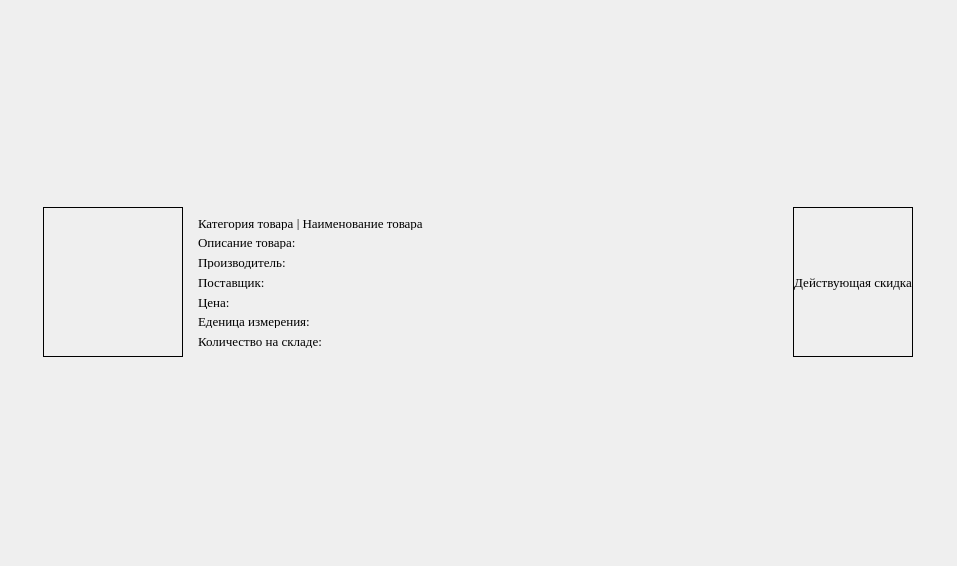
<?xml version="1.0" encoding="UTF-8"?>
<ui version="4.0">
 <class>Form</class>
 <widget class="QWidget" name="Form">
  <property name="geometry">
   <rect>
    <x>0</x>
    <y>0</y>
    <width>957</width>
    <height>566</height>
   </rect>
  </property>
  <property name="windowTitle">
   <string>Form</string>
  </property>
  <layout class="QGridLayout" name="gridLayout_2">
   <item row="0" column="0">
    <widget class="QWidget" name="widget_7" native="true">
     <property name="minimumSize">
      <size>
       <width>900</width>
       <height>180</height>
      </size>
     </property>
     <property name="maximumSize">
      <size>
       <width>900</width>
       <height>181</height>
      </size>
     </property>
     <property name="styleSheet">
      <string notr="true">	border: 1px solid black; 
QWidget#widget_product {
	padding: 10px;
}
</string>
     </property>
     <layout class="QHBoxLayout" name="horizontalLayout">
      <property name="leftMargin">
       <number>15</number>
      </property>
      <property name="topMargin">
       <number>15</number>
      </property>
      <property name="rightMargin">
       <number>15</number>
      </property>
      <property name="bottomMargin">
       <number>15</number>
      </property>
      <item>
       <widget class="QLabel" name="photo_10">
        <property name="enabled">
         <bool>true</bool>
        </property>
        <property name="sizePolicy">
         <sizepolicy hsizetype="Minimum" vsizetype="Minimum">
          <horstretch>0</horstretch>
          <verstretch>0</verstretch>
         </sizepolicy>
        </property>
        <property name="minimumSize">
         <size>
          <width>140</width>
          <height>150</height>
         </size>
        </property>
        <property name="maximumSize">
         <size>
          <width>140</width>
          <height>150</height>
         </size>
        </property>
        <property name="styleSheet">
         <string notr="true">
border: 1px solid black;
</string>
        </property>
        <property name="text">
         <string/>
        </property>
        <property name="pixmap">
         <pixmap>../Desktop/import/1.jpg</pixmap>
        </property>
        <property name="scaledContents">
         <bool>false</bool>
        </property>
       </widget>
      </item>
      <item>
       <widget class="QWidget" name="widget_8" native="true">
        <property name="sizePolicy">
         <sizepolicy hsizetype="Expanding" vsizetype="Preferred">
          <horstretch>0</horstretch>
          <verstretch>150</verstretch>
         </sizepolicy>
        </property>
        <property name="minimumSize">
         <size>
          <width>0</width>
          <height>150</height>
         </size>
        </property>
        <property name="maximumSize">
         <size>
          <width>16777215</width>
          <height>150</height>
         </size>
        </property>
        <property name="styleSheet">
         <string notr="true">QWidget#widget8 padding: 5px</string>
        </property>
        <layout class="QGridLayout" name="gridLayout">
         <item row="0" column="0">
          <layout class="QVBoxLayout" name="verticalLayout_18">
           <item>
            <widget class="QLabel" name="label_15">
             <property name="sizePolicy">
              <sizepolicy hsizetype="Preferred" vsizetype="Preferred">
               <horstretch>0</horstretch>
               <verstretch>10</verstretch>
              </sizepolicy>
             </property>
             <property name="minimumSize">
              <size>
               <width>0</width>
               <height>13</height>
              </size>
             </property>
             <property name="font">
              <font>
               <family>Times New Roman</family>
               <pointsize>10</pointsize>
              </font>
             </property>
             <property name="styleSheet">
              <string notr="true">
border: 0px solid black;
</string>
             </property>
             <property name="text">
              <string>Категория товара | Наименование товара</string>
             </property>
            </widget>
           </item>
           <item>
            <widget class="QLabel" name="label_27">
             <property name="sizePolicy">
              <sizepolicy hsizetype="Preferred" vsizetype="Preferred">
               <horstretch>0</horstretch>
               <verstretch>10</verstretch>
              </sizepolicy>
             </property>
             <property name="minimumSize">
              <size>
               <width>0</width>
               <height>13</height>
              </size>
             </property>
             <property name="font">
              <font>
               <family>Times New Roman</family>
               <pointsize>10</pointsize>
              </font>
             </property>
             <property name="styleSheet">
              <string notr="true">
border: 0px solid black;
</string>
             </property>
             <property name="text">
              <string>Описание товара:</string>
             </property>
            </widget>
           </item>
           <item>
            <widget class="QLabel" name="label_28">
             <property name="sizePolicy">
              <sizepolicy hsizetype="Preferred" vsizetype="Preferred">
               <horstretch>0</horstretch>
               <verstretch>10</verstretch>
              </sizepolicy>
             </property>
             <property name="minimumSize">
              <size>
               <width>0</width>
               <height>13</height>
              </size>
             </property>
             <property name="font">
              <font>
               <family>Times New Roman</family>
               <pointsize>10</pointsize>
              </font>
             </property>
             <property name="styleSheet">
              <string notr="true">
border: 0px solid black;
</string>
             </property>
             <property name="text">
              <string>Производитель:</string>
             </property>
            </widget>
           </item>
           <item>
            <widget class="QLabel" name="label_46">
             <property name="sizePolicy">
              <sizepolicy hsizetype="Preferred" vsizetype="Preferred">
               <horstretch>0</horstretch>
               <verstretch>10</verstretch>
              </sizepolicy>
             </property>
             <property name="minimumSize">
              <size>
               <width>0</width>
               <height>13</height>
              </size>
             </property>
             <property name="font">
              <font>
               <family>Times New Roman</family>
               <pointsize>10</pointsize>
              </font>
             </property>
             <property name="styleSheet">
              <string notr="true">
border: 0px solid black;
</string>
             </property>
             <property name="text">
              <string>Поставщик:</string>
             </property>
            </widget>
           </item>
           <item>
            <widget class="QLabel" name="label_47">
             <property name="sizePolicy">
              <sizepolicy hsizetype="Preferred" vsizetype="Preferred">
               <horstretch>0</horstretch>
               <verstretch>10</verstretch>
              </sizepolicy>
             </property>
             <property name="minimumSize">
              <size>
               <width>0</width>
               <height>13</height>
              </size>
             </property>
             <property name="font">
              <font>
               <family>Times New Roman</family>
               <pointsize>10</pointsize>
              </font>
             </property>
             <property name="styleSheet">
              <string notr="true">
border: 0px solid black;
</string>
             </property>
             <property name="text">
              <string>Цена:</string>
             </property>
            </widget>
           </item>
           <item>
            <widget class="QLabel" name="label_48">
             <property name="sizePolicy">
              <sizepolicy hsizetype="Preferred" vsizetype="Preferred">
               <horstretch>0</horstretch>
               <verstretch>10</verstretch>
              </sizepolicy>
             </property>
             <property name="minimumSize">
              <size>
               <width>0</width>
               <height>13</height>
              </size>
             </property>
             <property name="font">
              <font>
               <family>Times New Roman</family>
               <pointsize>10</pointsize>
              </font>
             </property>
             <property name="styleSheet">
              <string notr="true">
border: 0px solid black;
</string>
             </property>
             <property name="text">
              <string>Еденица измерения:</string>
             </property>
            </widget>
           </item>
           <item>
            <widget class="QLabel" name="label_49">
             <property name="sizePolicy">
              <sizepolicy hsizetype="Preferred" vsizetype="Preferred">
               <horstretch>0</horstretch>
               <verstretch>10</verstretch>
              </sizepolicy>
             </property>
             <property name="minimumSize">
              <size>
               <width>0</width>
               <height>13</height>
              </size>
             </property>
             <property name="font">
              <font>
               <family>Times New Roman</family>
               <pointsize>10</pointsize>
              </font>
             </property>
             <property name="styleSheet">
              <string notr="true">
border: 0px solid black;
</string>
             </property>
             <property name="text">
              <string>Количество на складе:</string>
             </property>
            </widget>
           </item>
          </layout>
         </item>
        </layout>
       </widget>
      </item>
      <item>
       <widget class="QLabel" name="sale_11">
        <property name="minimumSize">
         <size>
          <width>100</width>
          <height>150</height>
         </size>
        </property>
        <property name="maximumSize">
         <size>
          <width>150</width>
          <height>150</height>
         </size>
        </property>
        <property name="font">
         <font>
          <family>Times New Roman</family>
          <pointsize>10</pointsize>
         </font>
        </property>
        <property name="styleSheet">
         <string notr="true">
border: 1px solid black;
</string>
        </property>
        <property name="text">
         <string>Действующая скидка</string>
        </property>
        <property name="alignment">
         <set>Qt::AlignCenter</set>
        </property>
       </widget>
      </item>
     </layout>
    </widget>
   </item>
  </layout>
 </widget>
 <resources/>
 <connections/>
</ui>
